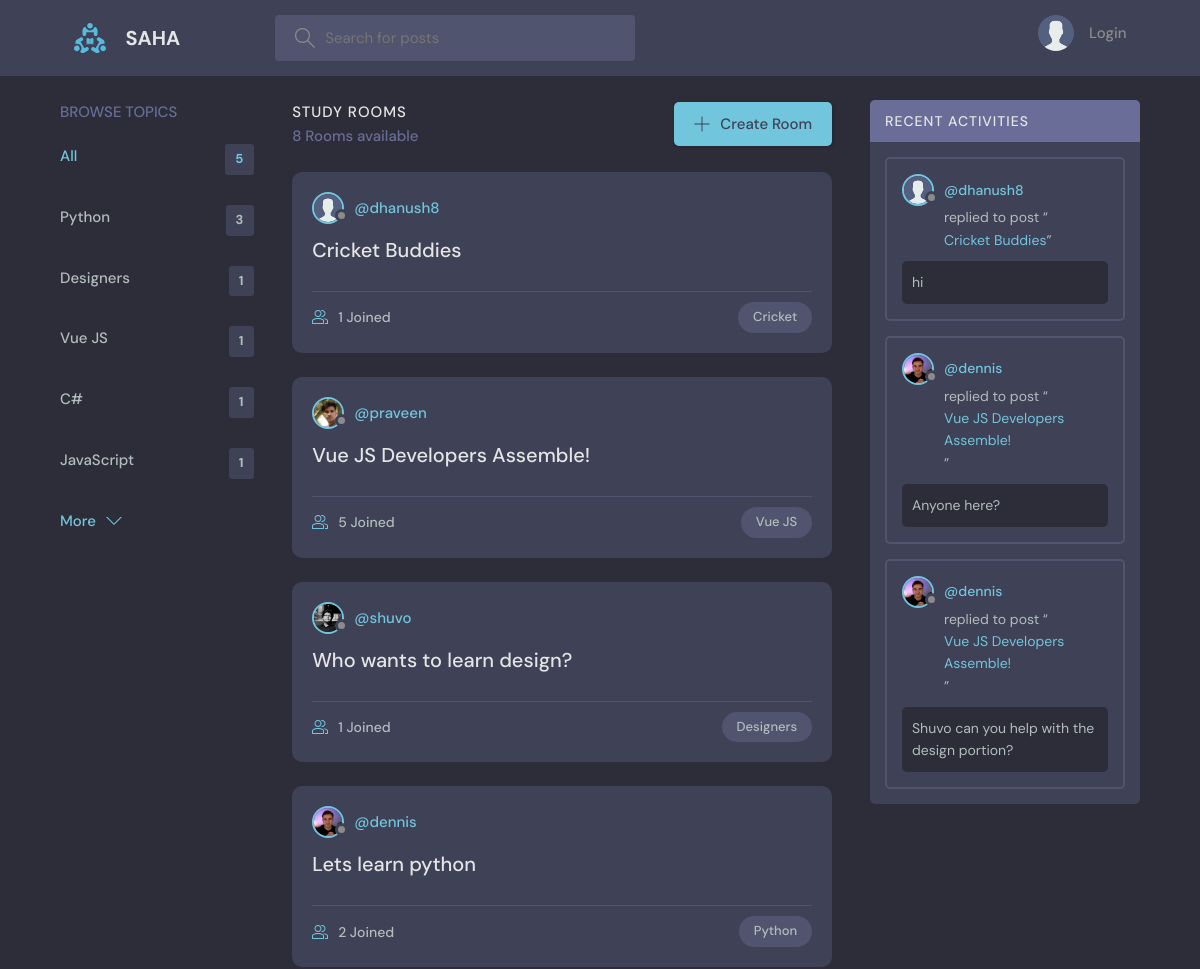
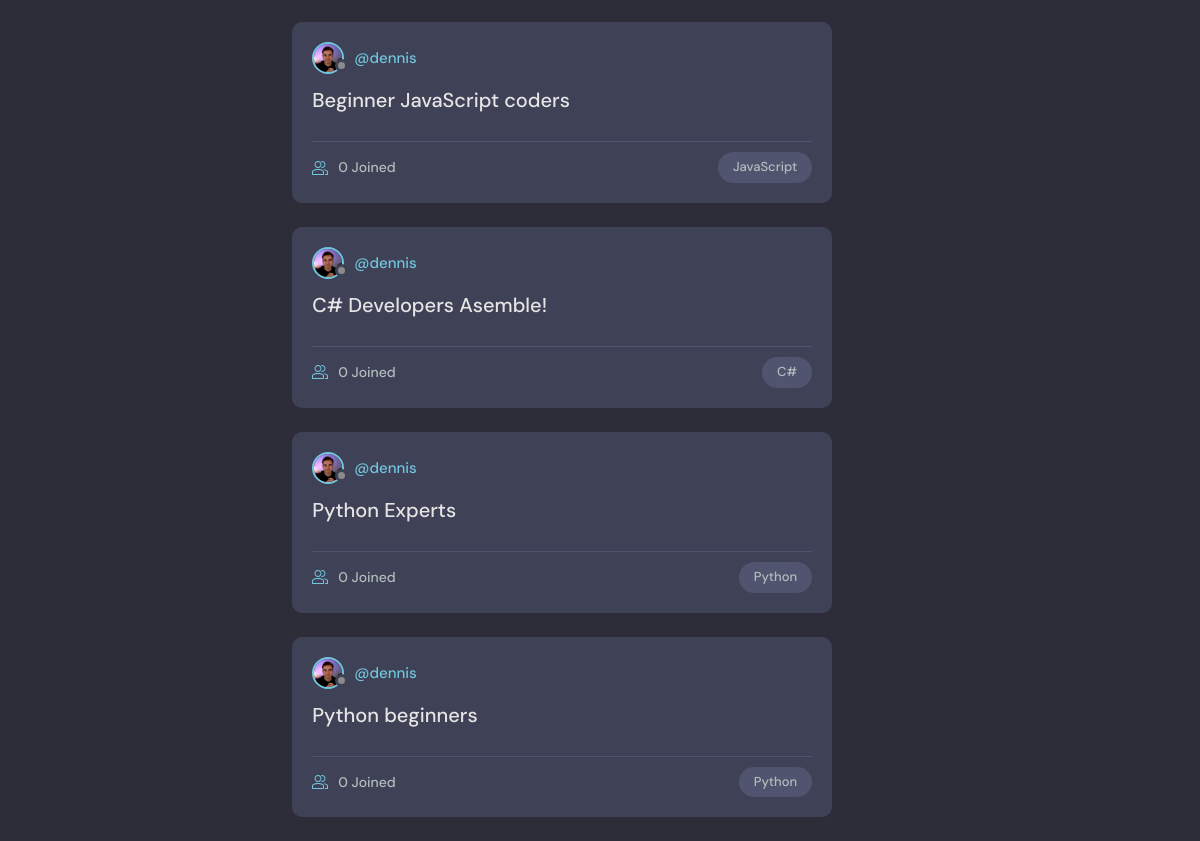
The page / on the database its author committed (2 pictures, top to bottom).
### base/models.py (models this page shows, shortened)
class Topic(models.Model):
    name = models.CharField(max_length=200)

class Room(models.Model):
    host = models.ForeignKey(User, on_delete=models.SET_NULL, null=True)
    topic = models.ForeignKey(Topic, on_delete=models.SET_NULL, null=True)
    name = models.CharField(max_length=200)
    description = models.TextField(null=True, blank=True)
    participants = models.ManyToManyField(
        User, related_name='participants', blank=True)
    updated = models.DateTimeField(auto_now=True)
    created = models.DateTimeField(auto_now_add=True)
    class Meta:
        ordering = ['-updated', '-created']
    def __str__(self):
        return self.name

class User(AbstractUser):
    name = models.CharField(max_length=200, null=True)
    email = models.EmailField(unique=True, null=True)
    bio = models.TextField(null=True)
    avatar = models.ImageField(null=True, default="avatar.svg")
    USERNAME_FIELD = 'email'
    REQUIRED_FIELDS = []

class Message(models.Model):
    user = models.ForeignKey(User, on_delete=models.CASCADE)
    room = models.ForeignKey(Room, on_delete=models.CASCADE)
    body = models.TextField()
    updated = models.DateTimeField(auto_now=True)
    created = models.DateTimeField(auto_now_add=True)
    class Meta:
        ordering = ['-updated', '-created']

### base/views.py (the view)
# urls.py: path('', views.home, name="home"),
def home(request):
    q = request.GET.get('q') if request.GET.get('q') != None else ''
    rooms = Room.objects.filter(
        Q(topic__name__icontains=q) |
        Q(name__icontains=q) |
        Q(description__icontains=q)
    )
    topics = Topic.objects.all()[0:5]
    room_count = rooms.count()
    room_messages = Message.objects.filter(
        Q(room__topic__name__icontains=q))[0:3]
    context = {'rooms': rooms, 'topics': topics,
               'room_count': room_count, 'room_messages': room_messages}
    return render(request, 'base/home.html', context)

### base/templates/base/home.html (shortened to what this page needs)
{% extends 'main.html' %}
{% block content %}
<main class="layout layout--3">
  <div class="container">
    {% include 'base/topics_component.html' %}
    <div class="roomList">
      <div class="roomList__header">
        <div>
          <h2>Study Rooms</h2>
          <p>{{room_count}} Rooms available</p>
        </div>
        <a class="btn btn--main" href="{% url 'create-room' %}">
          <svg version="1.1" xmlns="http://www.w3.org/2000/svg" width="32" height="32" viewBox="0 0 32 32">
            <title>add</title>
            <path
              d="M16.943 0.943h-1.885v14.115h-14.115v1.885h14.115v14.115h1.885v-14.115h14.115v-1.885h-14.115v-14.115z">
            </path>
          </svg>
          Create Room
        </a>
      </div>
      {% include 'base/feed_component.html' %}
    </div>
    {% include 'base/activity_component.html' %}
  </div>
</main>
{% endblock %}

### base/templates/base/topics_component.html
<div class="topics">
    <div class="topics__header">
        <h2>Browse Topics</h2>
    </div>
    <ul class="topics__list">
        <li>
            <a href="{% url 'home' %}" class="active">All <span>{{topics.count}}</span></a>
        </li>
        {% for topic in topics %}
        <li>
            <a href="{% url 'home' %}?q={{topic.name}}">{{topic.name}}<span>{{topic.room_set.all.count}}</span></a>
        </li>
        {% endfor %}
    </ul>
    <a class="btn btn--link" href="{% url 'topics' %}">
        More
        <svg version="1.1" xmlns="http://www.w3.org/2000/svg" width="32" height="32" viewBox="0 0 32 32">
            <title>chevron-down</title>
            <path d="M16 21l-13-13h-3l16 16 16-16h-3l-13 13z"></path>
        </svg>
    </a>
</div>

### base/templates/base/feed_component.html (shortened to what this page needs)
{% for room in rooms %}
<div class="roomListRoom">
    <div class="roomListRoom__header">
        <a href="{% url 'user-profile' room.host.id %}" class="roomListRoom__author">
            <div class="avatar avatar--small">
                <img src="{{room.host.avatar.url}}" />
            </div>
            <span>@{{room.host.username}}</span>
        </a>
    </div>
    <div class="roomListRoom__content">
        <a href="{% url 'room' room.id %}">{{room.name}}</a>
    </div>
    <div class="roomListRoom__meta">
        <a href="{% url 'room' room.id %}" class="roomListRoom__joined">
            {{room.participants.all.count}} Joined
        </a>
        <p class="roomListRoom__topic">{{room.topic.name}}</p>
    </div>
</div>
{% endfor %}

### base/templates/base/activity_component.html (shortened to what this page needs)
<div class="activities">
    <div class="activities__header">
        <h2>Recent Activities</h2>
    </div>
    {% for message in room_messages %}
    <div class="activities__box">
        <div class="activities__boxHeader roomListRoom__header">
            <a href="{% url 'user-profile' message.user.id %}" class="roomListRoom__author">
                <div class="avatar avatar--small">
                    <img src="{{message.user.avatar.url}}" />
                </div>
                <p>
                    @{{message.user.username}}
                </p>
            </a>
        </div>
        <div class="activities__boxContent">
            <p>replied to post “<a href="{% url 'room' message.room.id %}">{{message.room}}</a>”</p>
            <div class="activities__boxRoomContent">{{message.body}}</div>
        </div>
    </div>
    {% endfor %}
</div>

### rows shown on the page
Topic: name "Python", room_set.all.count "3"
Topic: name "Designers", room_set.all.count "1"
Topic: name "Vue JS", room_set.all.count "1"
Topic: name "C#", room_set.all.count "1"
Topic: name "JavaScript", room_set.all.count "1"
Room: host.avatar (placeholder picture), host.username "dhanush8", name "Cricket Buddies", participants.all.count "1", topic.name "Cricket"
Room: host.avatar (picture), host.username "praveen", name "Vue JS Developers Assemble!", participants.all.count "5", topic.name "Vue JS"
Room: host.avatar (picture), host.username "shuvo", name "Who wants to learn design?", participants.all.count "1", topic.name "Designers"
Room: host.avatar (picture), host.username "dennis", name "Lets learn python", participants.all.count "2", topic.name "Python"
Room: host.avatar (picture), host.username "dennis", name "Beginner JavaScript coders", participants.all.count "0", topic.name "JavaScript"
Room: host.avatar (picture), host.username "dennis", name "C# Developers Asemble!", participants.all.count "0", topic.name "C#"
Room: host.avatar (picture), host.username "dennis", name "Python Experts", participants.all.count "0", topic.name "Python"
Room: host.avatar (picture), host.username "dennis", name "Python beginners", participants.all.count "0", topic.name "Python"
Message: user.avatar (placeholder picture), user.username "dhanush8", room "Cricket Buddies", body "hi"
Message: user.avatar (picture), user.username "dennis", room "Vue JS Developers Assemble!", body "Anyone here?"
Message: user.avatar (picture), user.username "dennis", room "Vue JS Developers Assemble!", body "Shuvo can you help with the design portion?"

### other values the page prints
{{ topics.count }} "5"
{{ room_count }} "8"
